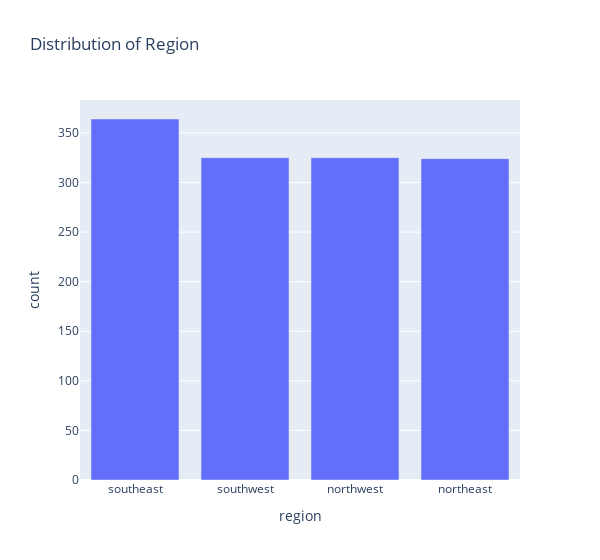

Notebook code cell kept with this figure:
### Markdown cell above
### Distribution of Region

### Code cell
# create dataframe with 'region' categories and their counts
region_counts = df['region'].value_counts().reset_index()
region_counts.columns = ['region', 'count']

# bar plot
fig = px.bar(region_counts, x='region', y='count', title='Distribution of Region')
fig.update_layout(width=600)
fig.show()

### Figure 1 — Plotly figure (JSON) as saved in the notebook; plotly's stock layout.template omitted (floating-point values rounded to 4 significant figures)
{"data": [{"hovertemplate": "region=%{x}<br>count=%{y}<extra></extra>", "legendgroup": "", "marker": {"color": "#636efa", "pattern": {"shape": ""}}, "name": "", "orientation": "v", "showlegend": false, "textposition": "auto", "type": "bar", "x": ["southeast", "southwest", "northwest", "northeast"], "xaxis": "x", "y": [364, 325, 325, 324], "yaxis": "y"}], "layout": {"barmode": "relative", "legend": {"tracegroupgap": 0}, "title": {"text": "Distribution of Region"}, "width": 600, "xaxis": {"anchor": "y", "domain": [0, 1], "title": {"text": "region"}}, "yaxis": {"anchor": "x", "domain": [0, 1], "title": {"text": "count"}}}}
